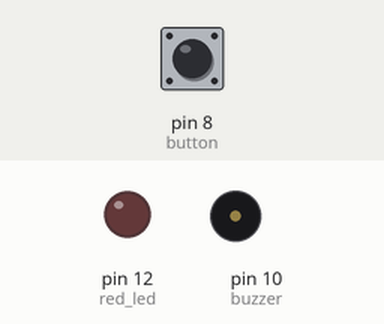
The sketch below on a simulated Arduino Uno, built with avr-gcc and run on an emulated ATmega328P. On the bench: output pins drawn as LEDs (lit = HIGH), buzzer (waves = sounding, pin HIGH). The inputs (shaded band) are chosen by the test bench; at power-on: pin 8 (button) LOW.

Above: at 1.2 s.
1.3 s: pin 8 (button) pulled HIGH for 1 s
At 3.4 s:
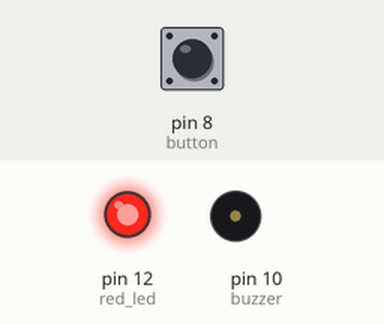
3.8 s: pin 8 (button) pulled HIGH for 0.15 s
At 4.7 s:
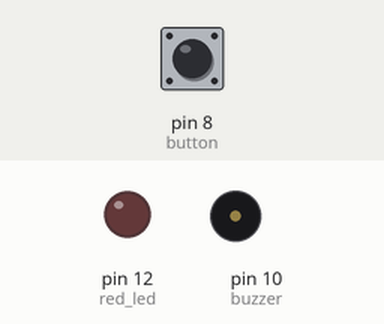
5.4 s: pin 8 (button) pulled HIGH for 3.2 s
At 8.7 s:
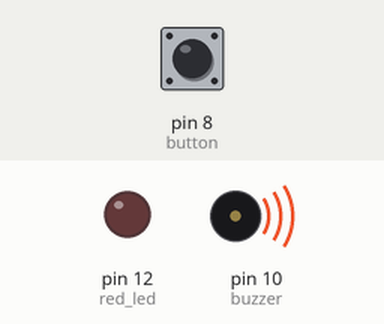
Timing chart, 0 to 10.2 s (numbered marks = the images above; inputs shaded):
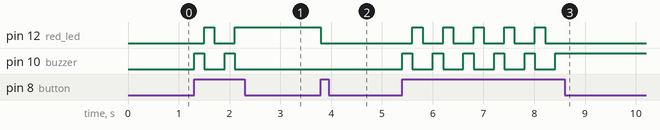

The sketch:

MultiStateAlarm.ino
```cpp
//Wiring code generated from an ArduinoML model
// Application name: MultiStateAlarm

long debounce = 200;
enum STATE {off, buzz, led};

STATE currentState = off;

bool buttonBounceGuard = false;
long buttonLastDebounceTime = 0;


	void setup(){
		pinMode(12, OUTPUT); // red_led [Actuator]
		pinMode(10, OUTPUT); // buzzer [Actuator]
		pinMode(8, INPUT); // button [Sensor]
	}
	void loop() {
			switch(currentState){

				case off:
					digitalWrite(12,LOW);
					digitalWrite(10,LOW);
					buttonBounceGuard = millis() - buttonLastDebounceTime > debounce;
					if( (digitalRead(8) == HIGH) && buttonBounceGuard) {
						buttonLastDebounceTime = millis();
						currentState = buzz;
					}

				break;
				case buzz:
					digitalWrite(10,HIGH);
					digitalWrite(12,LOW);
					buttonBounceGuard = millis() - buttonLastDebounceTime > debounce;
					if( (digitalRead(8) == HIGH) && buttonBounceGuard) {
						buttonLastDebounceTime = millis();
						currentState = led;
					}

				break;
				case led:
					digitalWrite(10,LOW);
					digitalWrite(12,HIGH);
					buttonBounceGuard = millis() - buttonLastDebounceTime > debounce;
					if( (digitalRead(8) == HIGH) && buttonBounceGuard) {
						buttonLastDebounceTime = millis();
						currentState = off;
					}

				break;
		}
	}
```

Measured:
- after the input at 1.3 s, pin 12 (red_led): LOW → HIGH after 0.20 s, → LOW 0.20 s later, → HIGH 0.40 s later; pin 10 (buzzer): alternates HIGH for 0.20 s and LOW for 0.40 s, 4 changes in all, then stays LOW, starting at once
- after the input at 3.8 s, pin 12 (red_led): HIGH → LOW at once
- after the input at 5.4 s, pin 12 (red_led): alternates HIGH for 0.20 s and LOW for 0.40 s, 10 changes in all, then stays LOW, starting after 0.20 s; pin 10 (buzzer): alternates HIGH for 0.20 s and LOW for 0.40 s, 11 changes in all, then stays HIGH, starting at once
